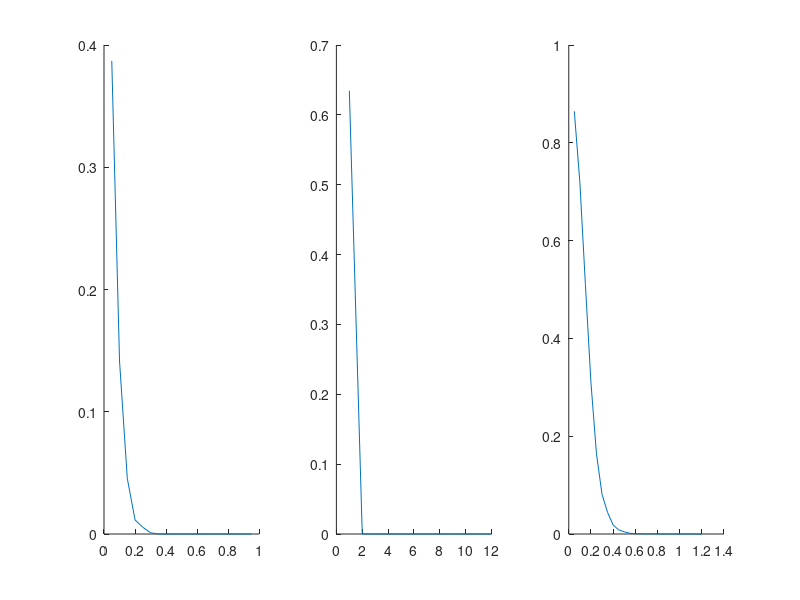

Recreate this plot in MATLAB.
% clc;clear;close all hidden;
addpath(genpath('../GL_classes/'));
load("unconnected_vertices.mat");
%% ER Curve Fit
figure;
subplot(1,3,1); hold on;
plot(er_param,unconnected_ER/signal_params.N)
% plot(er_param,graphs.get_unconnected_vertices('er',er_param));

%% BA Curve Fit
subplot(1,3,2); hold on;
plot(ba_param,unconnected_BA/signal_params.N)
% plot(er_param,graphs.get_unconnected_vertices('er',er_param));

%% RND Curve Fit
subplot(1,3,3); hold on;
plot(rnd_param,unconnected_RND/signal_params.N)
% plot(er_param,graphs.get_unconnected_vertices('er',er_param));